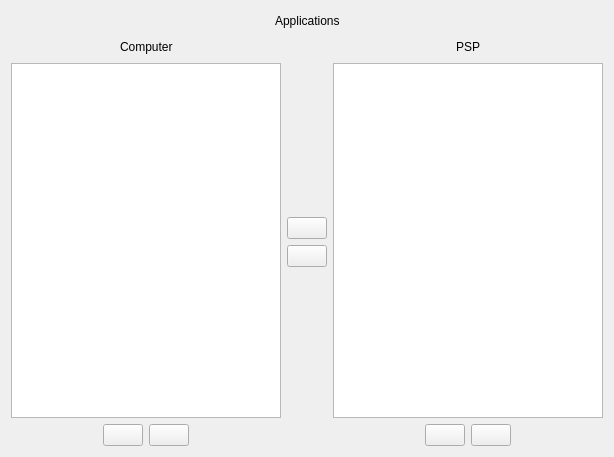
<ui version="4.0" >
 <class>ApplicationsWidget</class>
 <widget class="QWidget" name="ApplicationsWidget" >
  <property name="geometry" >
   <rect>
    <x>0</x>
    <y>0</y>
    <width>614</width>
    <height>457</height>
   </rect>
  </property>
  <property name="windowTitle" >
   <string>Form</string>
  </property>
  <layout class="QVBoxLayout" >
   <item>
    <layout class="QHBoxLayout" >
     <item>
      <spacer>
       <property name="orientation" >
        <enum>Qt::Horizontal</enum>
       </property>
       <property name="sizeHint" >
        <size>
         <width>101</width>
         <height>20</height>
        </size>
       </property>
      </spacer>
     </item>
     <item>
      <widget class="QLabel" name="labelTitle" >
       <property name="text" >
        <string>Applications</string>
       </property>
      </widget>
     </item>
     <item>
      <spacer>
       <property name="orientation" >
        <enum>Qt::Horizontal</enum>
       </property>
       <property name="sizeHint" >
        <size>
         <width>91</width>
         <height>20</height>
        </size>
       </property>
      </spacer>
     </item>
    </layout>
   </item>
   <item>
    <layout class="QHBoxLayout" >
     <item>
      <layout class="QVBoxLayout" >
       <item>
        <layout class="QHBoxLayout" >
         <item>
          <spacer>
           <property name="orientation" >
            <enum>Qt::Horizontal</enum>
           </property>
           <property name="sizeHint" >
            <size>
             <width>40</width>
             <height>20</height>
            </size>
           </property>
          </spacer>
         </item>
         <item>
          <widget class="QLabel" name="labelAppsComputer" >
           <property name="text" >
            <string>Computer</string>
           </property>
          </widget>
         </item>
         <item>
          <spacer>
           <property name="orientation" >
            <enum>Qt::Horizontal</enum>
           </property>
           <property name="sizeHint" >
            <size>
             <width>40</width>
             <height>20</height>
            </size>
           </property>
          </spacer>
         </item>
        </layout>
       </item>
       <item>
        <widget class="QListWidget" name="listWidgetAppsComputer" >
         <property name="selectionMode" >
          <enum>QAbstractItemView::ExtendedSelection</enum>
         </property>
         <property name="iconSize" >
          <size>
           <width>144</width>
           <height>80</height>
          </size>
         </property>
         <property name="viewMode" >
          <enum>QListView::ListMode</enum>
         </property>
        </widget>
       </item>
       <item>
        <layout class="QHBoxLayout" >
         <item>
          <spacer>
           <property name="orientation" >
            <enum>Qt::Horizontal</enum>
           </property>
           <property name="sizeHint" >
            <size>
             <width>40</width>
             <height>20</height>
            </size>
           </property>
          </spacer>
         </item>
         <item>
          <widget class="QPushButton" name="pushButtonAddAppComputer" >
           <property name="toolTip" >
            <string>Add Application</string>
           </property>
           <property name="text" >
            <string/>
           </property>
           <property name="icon" >
            <iconset resource="qpspmanager.qrc" >:/icons/plus.png</iconset>
           </property>
          </widget>
         </item>
         <item>
          <widget class="QPushButton" name="pushButtonDelAppComputer" >
           <property name="toolTip" >
            <string>Remove Application</string>
           </property>
           <property name="text" >
            <string/>
           </property>
           <property name="icon" >
            <iconset resource="qpspmanager.qrc" >:/icons/minus.png</iconset>
           </property>
          </widget>
         </item>
         <item>
          <spacer>
           <property name="orientation" >
            <enum>Qt::Horizontal</enum>
           </property>
           <property name="sizeHint" >
            <size>
             <width>40</width>
             <height>20</height>
            </size>
           </property>
          </spacer>
         </item>
        </layout>
       </item>
      </layout>
     </item>
     <item>
      <layout class="QVBoxLayout" >
       <item>
        <spacer>
         <property name="orientation" >
          <enum>Qt::Vertical</enum>
         </property>
         <property name="sizeHint" >
          <size>
           <width>20</width>
           <height>40</height>
          </size>
         </property>
        </spacer>
       </item>
       <item>
        <widget class="QPushButton" name="pushButtonMoveAppToComputer" >
         <property name="toolTip" >
          <string>Copy Application to Computer</string>
         </property>
         <property name="text" >
          <string/>
         </property>
         <property name="icon" >
          <iconset resource="qpspmanager.qrc" >:/icons/1leftarrow.png</iconset>
         </property>
        </widget>
       </item>
       <item>
        <widget class="QPushButton" name="pushButtonMoveAppToPSP" >
         <property name="toolTip" >
          <string>Copy Application to PSP</string>
         </property>
         <property name="text" >
          <string/>
         </property>
         <property name="icon" >
          <iconset resource="qpspmanager.qrc" >:/icons/1rightarrow.png</iconset>
         </property>
        </widget>
       </item>
       <item>
        <spacer>
         <property name="orientation" >
          <enum>Qt::Vertical</enum>
         </property>
         <property name="sizeHint" >
          <size>
           <width>20</width>
           <height>40</height>
          </size>
         </property>
        </spacer>
       </item>
      </layout>
     </item>
     <item>
      <layout class="QVBoxLayout" >
       <item>
        <layout class="QHBoxLayout" >
         <item>
          <spacer>
           <property name="orientation" >
            <enum>Qt::Horizontal</enum>
           </property>
           <property name="sizeHint" >
            <size>
             <width>40</width>
             <height>20</height>
            </size>
           </property>
          </spacer>
         </item>
         <item>
          <widget class="QLabel" name="labelPSP" >
           <property name="text" >
            <string>PSP</string>
           </property>
          </widget>
         </item>
         <item>
          <spacer>
           <property name="orientation" >
            <enum>Qt::Horizontal</enum>
           </property>
           <property name="sizeHint" >
            <size>
             <width>40</width>
             <height>20</height>
            </size>
           </property>
          </spacer>
         </item>
        </layout>
       </item>
       <item>
        <widget class="QListWidget" name="listWidgetAppsPSP" >
         <property name="selectionMode" >
          <enum>QAbstractItemView::ExtendedSelection</enum>
         </property>
         <property name="iconSize" >
          <size>
           <width>144</width>
           <height>80</height>
          </size>
         </property>
         <property name="viewMode" >
          <enum>QListView::ListMode</enum>
         </property>
        </widget>
       </item>
       <item>
        <layout class="QHBoxLayout" >
         <item>
          <spacer>
           <property name="orientation" >
            <enum>Qt::Horizontal</enum>
           </property>
           <property name="sizeHint" >
            <size>
             <width>40</width>
             <height>20</height>
            </size>
           </property>
          </spacer>
         </item>
         <item>
          <widget class="QPushButton" name="pushButtonAddAppPSP" >
           <property name="toolTip" >
            <string>Add Application</string>
           </property>
           <property name="text" >
            <string/>
           </property>
           <property name="icon" >
            <iconset resource="qpspmanager.qrc" >:/icons/plus.png</iconset>
           </property>
          </widget>
         </item>
         <item>
          <widget class="QPushButton" name="pushButtonDelAppPSP" >
           <property name="toolTip" >
            <string>Remove Application</string>
           </property>
           <property name="text" >
            <string/>
           </property>
           <property name="icon" >
            <iconset resource="qpspmanager.qrc" >:/icons/minus.png</iconset>
           </property>
          </widget>
         </item>
         <item>
          <spacer>
           <property name="orientation" >
            <enum>Qt::Horizontal</enum>
           </property>
           <property name="sizeHint" >
            <size>
             <width>40</width>
             <height>20</height>
            </size>
           </property>
          </spacer>
         </item>
        </layout>
       </item>
      </layout>
     </item>
    </layout>
   </item>
  </layout>
 </widget>
 <resources>
  <include location="qpspmanager.qrc" />
 </resources>
 <connections/>
</ui>
